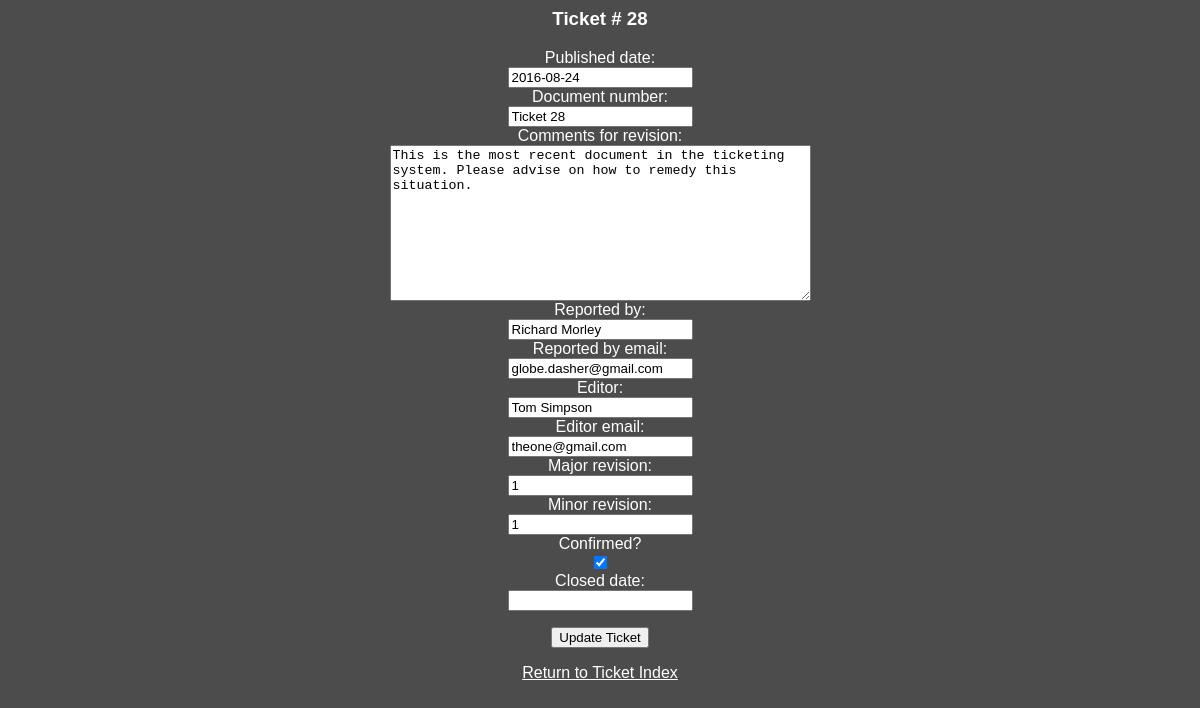
Screenshot of /tickets/28/form/ with the database file from the repository.
### tickets/models.py (models this page shows, shortened)
class Ticket(models.Model):
    pub_date = models.DateField(max_length=100)
    document_number = models.CharField(max_length=30)
    comments_for_revision = models.CharField(max_length=500)
    reported_by = models.CharField(max_length=50)
    reported_by_email = models.EmailField(max_length=50)
    editor = models.CharField(max_length=50, blank=True)
    editor_email = models.EmailField(max_length=50, blank=True)
    major_revision = models.CharField(max_length=2, blank=True)
    minor_revision = models.CharField(max_length=2, blank=True)
    confirmed = models.BooleanField(default=False, blank=True)
    close_date = models.DateField(max_length=100, null=True, blank=True)

### tickets/views.py (the view)
# urls.py: url(r'^(?P<pk>[0-9]+)/form/$', views.open_ticket, name='form'),
def open_ticket(request, pk):
    if request.method == 'POST':
        form = DetailForm(request.POST)
        if form.is_valid():
            target = Ticket.objects.get(pk=pk)
            tick = DetailForm(request.POST, instance=target)
            tick.save()
            return HttpResponseRedirect('/tickets/thanks/')
    else:
        ticket = Ticket.objects.get(pk=pk)
        form = DetailForm(instance=ticket)
        context = {'form':form, 'ticket':ticket}
    return render(request, 'tickets/form.html', context)

### tickets/form.py
class DetailForm(ModelForm):
    class Meta:
        model = Ticket
        fields = ['pub_date',
                  'document_number',
                  'comments_for_revision',
                  'reported_by',
                  'reported_by_email',
                  'editor',
                  'editor_email',
                  'major_revision',
                  'minor_revision',
                  'confirmed',
                  'close_date',
                  ]
        widgets = {
                  'comments_for_revision':
                      Textarea(attrs={'cols':50, 'rows':10}),
                  }

### tickets/templates/tickets/form.html (shortened to what this page needs)
<!DOCTYPE >
<html>
<head>
{% load staticfiles %}
<link rel="stylesheet" type="text/css"
    href="{% static 'tickets/style.css' %}" />
</head>
<body>
<h3>Ticket # {{ ticket.id }}</h3>
<form action="{% url "tickets:update" ticket.id %}" method="post">
    Published date:<br>
    {{ form.pub_date }}<br>
    Document number:<br>
    {{ form.document_number }}<br>
    Comments for revision:<br>
    {{ form.comments_for_revision }}<br>
    Reported by:<br>
    {{ form.reported_by }}<br>
    Reported by email:<br>
    {{ form.reported_by_email }}<br>
    Editor:<br>
    {{ form.editor }}<br>
    Editor email:<br>
    {{ form.editor_email }}<br>
    Major revision:<br>
    {{ form.major_revision }}<br>
    Minor revision:<br>
    {{ form.minor_revision }}<br>
    Confirmed?<br>
    {{ form.confirmed }}<br>
    Closed date:<br>
    {{ form.close_date }}<br>
    <p>
    <input type="submit" value="Update Ticket"  /></p>
</form>
<a href="{% url "tickets:index" %}"> Return to Ticket Index </a>
</body>
</html>

### tickets/static/tickets/style.css (style rules this page uses)
body { color: #ffffff; text-align: center; background-color: #4c4c4c; font-family: Impact, Charcoal, sans-serif; font-family: Tahoma, Geneva, sans-serif; }
a { color: #ffffff; }
p { font-family; "Calibri", Calibri, sanserif; }

### rows the page displays
Ticket: id "28", pub_date "2016-08-24", document_number "Ticket 28", comments_for_revision "This is the most recent document in the ticketing system. Please advise on how to remedy this situation.", reported_by "Richard Morley", reported_by_email "globe.dasher@gmail.com", editor "Tom Simpson", editor_email "theone@gmail.com", major_revision "1", minor_revision "1", confirmed "☑"
